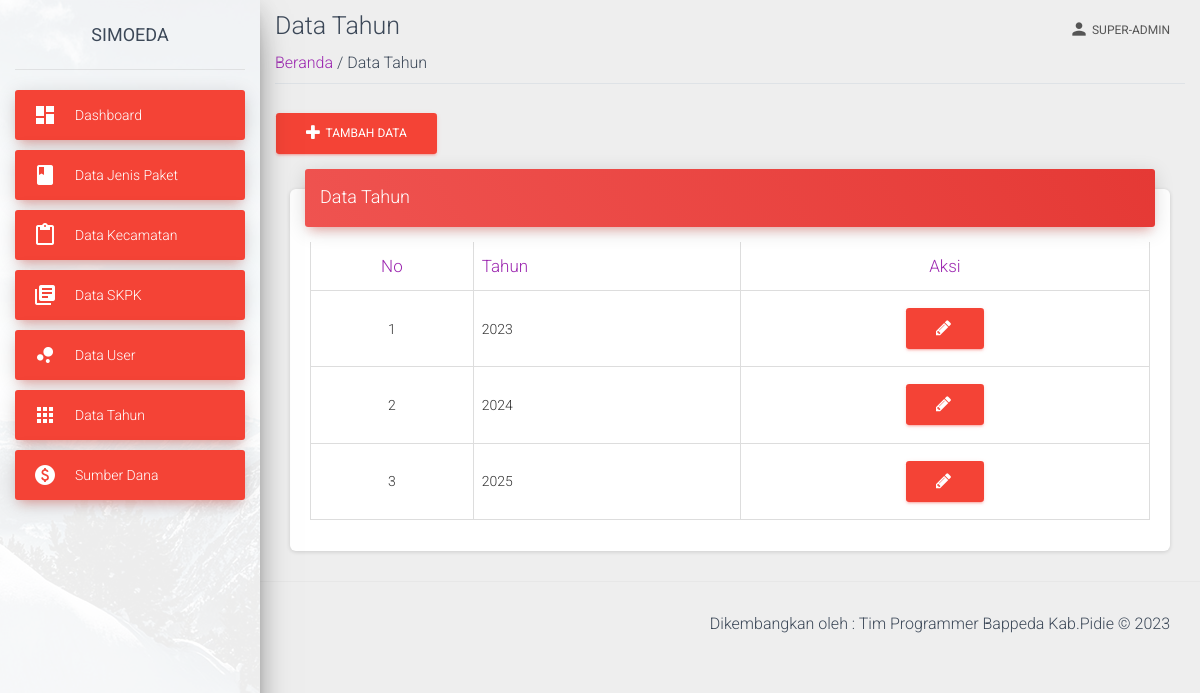
Screenshot of /view/data-tahun.php (signed in) with the database file from the repository.
### tables this page shows
CREATE TABLE `tahun` (
  `id_tahun` int(11) NOT NULL,
  `tahun` varchar(255) DEFAULT NULL
);

### view/data-tahun.php (the view, shortened to what this page needs)
<?php
require('../view/template-atas-admin.php');
?>
<?php
require('../proses/koneksi.php');
?>
    <div class="container-fluid">
        <div class="title">
            <h3 class="text-gray-800 my-2">Data Tahun</h3>
        </div>
        <div class="subtitle border-bottom mb-4 pb-2">
            <span class=""><a href="index">Beranda </a></span>
            <span class="text-grey"> / Data Tahun</span>
        </div>
            <button type="button" class="btn btn-danger" data-toggle="modal" data-target="#exampleModal">
            <i class="fa fa-plus"></i>&nbsp;
                Tambah Data
            </button>
    <div class="content">
        <div class="container-fluid">
          <div class="row">
            <div class="col-md-12">
              <div class="card">
                <div class="card-header card-header-danger">
                  <h4 class="card-title "> Data Tahun</h4>
                </div>
          <div class="card-body">
        <div class="table-responsive">
        <table id="myTable" class="table table-bordered"
                data-page-length="25">
                <thead class="text-primary">
                    <tr>
                        <th class="text-center">No</th>
                        <th>Tahun</th>
                        <th class="text-center">Aksi</th>
                    </tr>
                </thead>
                <?php
                            $noUrut=1;
                            $data=mysqli_query($koneksi,"SELECT * FROM tahun");
                            ?>
                <tbody id="dataTable">
                    <?php
                            while($d=mysqli_fetch_array($data)){
                            ?>
                    <tr>
                        <td class="text-center"><?php echo $noUrut++; ?></td>
                        <td><?php echo $d['tahun']; ?></td>
                        <td class="text-center">
                                <button type="button" class="btn btn-danger" data-toggle="modal" data-target="#data<?php echo $d['id_tahun']; ?>">
                                <i class="fa fa-pencil"></i>&nbsp;
                                </button>
                        </td>
                    </tr>
                    <?php
                            }
                        ?>
                </tbody>
            </table>
        </div>
    </div>
      </div>
        </div>
          </div>
            </div>
  </div>
    </div>
 <?php
require('../view/template-bawah-monev.php')
?>

### rows the page displays
tahun: tahun "2023"
tahun: tahun "2024"
tahun: tahun "2025"

### other values shown
$_SESSION['level'] "SUPER-ADMIN"
